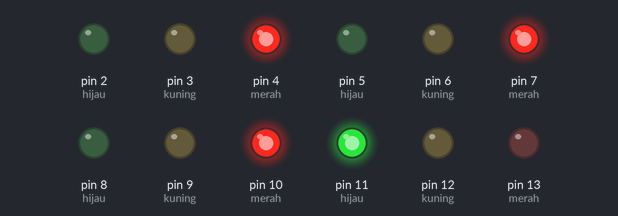
Bench run of a sketch on a simulated Arduino Uno, built with avr-gcc and run on an emulated ATmega328P. On the bench: output pins drawn as LEDs (lit = HIGH).

Above: at 0.1 s.
At 6.65 s:
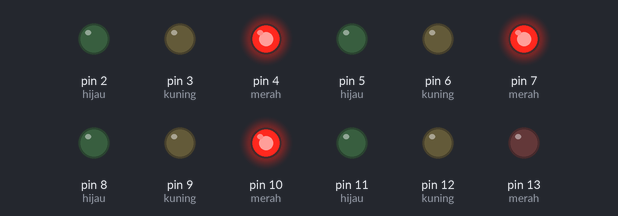
At 13.7 s:
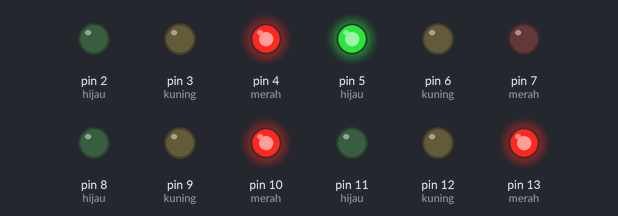
At 20.5 s:
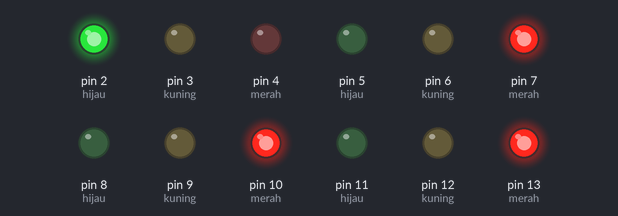
At 27.05 s:
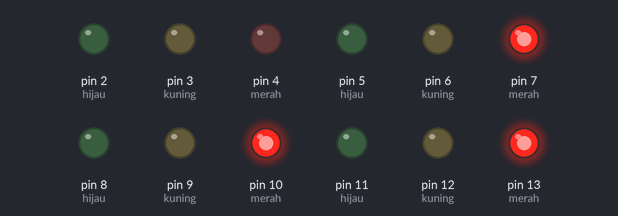
At 34.1 s:
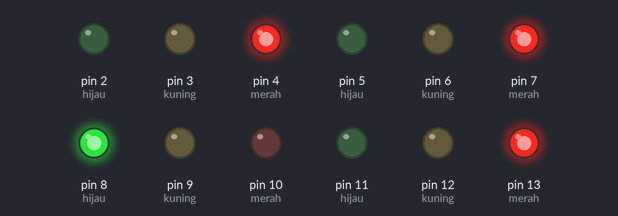
Timing chart, 0 to 40.0 s (numbered marks = the images above):
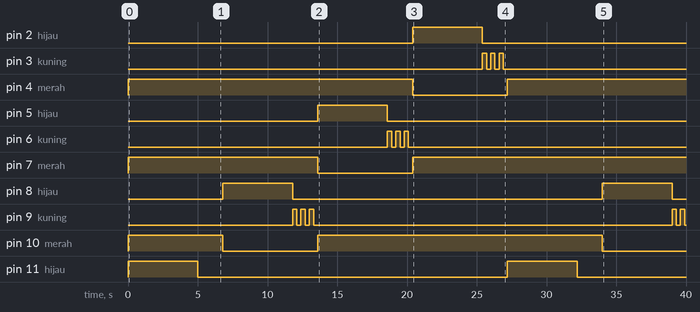

Measured:
- by itself, pin 2 (hijau): LOW → HIGH at 20.4 s, → LOW 5.0 s later
- by itself, pin 3 (kuning): LOW → HIGH at 25.4 s, → LOW 0.30 s later, → HIGH 0.30 s later, → LOW 0.30 s later, … (6 changes in this stretch)
- by itself, pin 4 (merah): LOW → HIGH at 0.00 s, → LOW 20.4 s later, → HIGH 6.8 s later
- by itself, pin 5 (hijau): LOW → HIGH at 13.6 s, → LOW 5.0 s later
- by itself, pin 6 (kuning): LOW → HIGH at 18.6 s, → LOW 0.30 s later, → HIGH 0.30 s later, → LOW 0.30 s later, … (6 changes in this stretch)
- by itself, pin 7 (merah): LOW → HIGH at 0.00 s, → LOW 13.6 s later, → HIGH 6.8 s later
- by itself, pin 8 (hijau), pin 11 (hijau): alternates HIGH for 5.0 s and LOW for 22.2 s
- by itself, pin 9 (kuning): LOW → HIGH at 11.8 s, → LOW 0.30 s later, → HIGH 0.30 s later, → LOW 0.30 s later, … (10 changes in this stretch)

The sketch:

TrafficLight-4Arah-H1D023032.ino
```cpp
// Utara
int m1=13, k1=12, h1=11;
// Timur
int m2=10, k2=9, h2=8;
// Selatan
int m3=7, k3=6, h3=5;
// Barat
int m4=4, k4=3, h4=2;

int merah[] = {m1,m2,m3,m4};
int kuning[] = {k1,k2,k3,k4};
int hijau[] = {h1,h2,h3,h4};

void setup() {
  for(int i=0;i<4;i++){
    pinMode(merah[i], OUTPUT);
    pinMode(kuning[i], OUTPUT);
    pinMode(hijau[i], OUTPUT);
  }
}

void semuaMerah(){
  for(int i=0;i<4;i++){
    digitalWrite(merah[i], HIGH);
    digitalWrite(kuning[i], LOW);
    digitalWrite(hijau[i], LOW);
  }
}

// kuning kedip 3x dalam 2 detik
void kuningKedip(int pin){
  for(int i=0;i<3;i++){
    digitalWrite(pin, HIGH);
    delay(300);
    digitalWrite(pin, LOW);
    delay(300);
  }
}

void aktifkanSimpang(int i){
  semuaMerah();

  // hijau nyala
  digitalWrite(merah[i], LOW);
  digitalWrite(hijau[i], HIGH);
  delay(5000);

  // kuning kedip
  digitalWrite(hijau[i], LOW);
  kuningKedip(kuning[i]);

  // kembali merah
  digitalWrite(merah[i], HIGH);
}

void loop(){
  for(int i=0;i<4;i++){
    aktifkanSimpang(i);
  }
}
```
